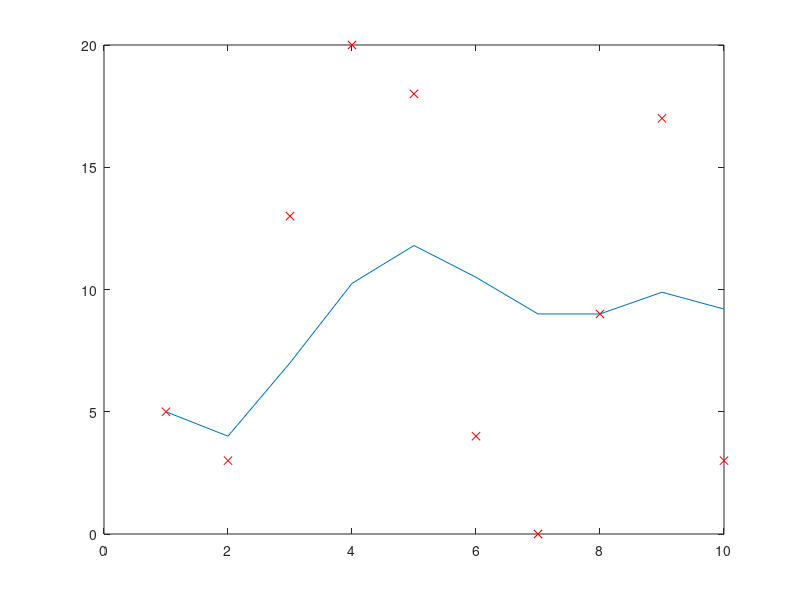

Source code (MATLAB):

%% a
clc
sumN = @(n) sum(1:n);
sumN(50)

%% b
clc
sumN2 = @(n) sum((1:n).^2);
sumN2(20)

%% c
clc
fact = @(n) prod(1:n);
fact(5)

% d
binom = @(n,k) fact(n)/(fact(n-k)*fact(k));
binom(7,3)

%% e
clc
ln2 = @(n) sum( ((-1).^((1:n)+1)) ./(1:n) )
ln = ln2(4)

%% f
clc
solQuad = @(a,b) [(-a-(a^2-4*b)^0.5)/2 , (-a+(a^2-4*b)^0.5)/2];
solQuad(3,-4)

%% g
clc
n=10;
x1 = (floor(21.*rand(n,1)))'
CumAvr = @(x) cumsum(x)./(1:length(x));
c = CumAvr(x1)
plot (1:n,x1, 'xr');
hold on;
plot (1:n,c);
% That was a really tough one!!!

%% h
clc
n=10;
x1 = (floor(21.*rand(n,1)))'
first = @(x) x(1,1);
first(x1);

%% i
clc
n=10;
x1 = (floor(21.*rand(n,1)))'
rest = @(x) x(2:end);
rest(x1)

%% j
clc
n=10;
x1 = (floor(21.*rand(n,1)))'
take = @(x,m) x(1:min([length(x),m]));
take(x1,5)
take(x1,12) % m = longer than original vector, but doesn't create an error

%% k
clc
n=10;
x1 = (floor(21.*rand(n,1)))'
drop = @(x,m) x(min([length(x),m])+1:end);
drop(x1,5)
drop(x1,12) % m = longer than original vector, but doesn't create an error
